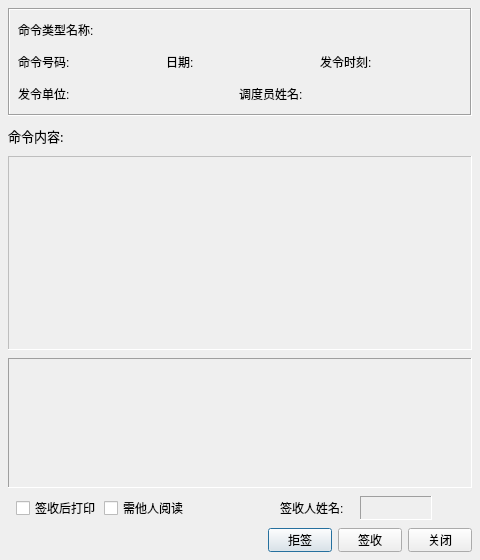
<?xml version="1.0" encoding="UTF-8"?>
<ui version="4.0">
 <class>DispatchOrderSign</class>
 <widget class="QDialog" name="DispatchOrderSign">
  <property name="geometry">
   <rect>
    <x>0</x>
    <y>0</y>
    <width>480</width>
    <height>560</height>
   </rect>
  </property>
  <property name="minimumSize">
   <size>
    <width>480</width>
    <height>560</height>
   </size>
  </property>
  <property name="maximumSize">
   <size>
    <width>480</width>
    <height>560</height>
   </size>
  </property>
  <property name="windowTitle">
   <string>DispatchOrderSign</string>
  </property>
  <layout class="QVBoxLayout" name="verticalLayout_2" stretch="0,0,3,2,0,0">
   <property name="spacing">
    <number>8</number>
   </property>
   <property name="leftMargin">
    <number>8</number>
   </property>
   <property name="topMargin">
    <number>8</number>
   </property>
   <property name="rightMargin">
    <number>8</number>
   </property>
   <property name="bottomMargin">
    <number>8</number>
   </property>
   <item>
    <widget class="QFrame" name="frame">
     <property name="frameShape">
      <enum>QFrame::Box</enum>
     </property>
     <property name="frameShadow">
      <enum>QFrame::Sunken</enum>
     </property>
     <layout class="QVBoxLayout" name="verticalLayout">
      <property name="spacing">
       <number>8</number>
      </property>
      <property name="leftMargin">
       <number>8</number>
      </property>
      <property name="topMargin">
       <number>8</number>
      </property>
      <property name="rightMargin">
       <number>8</number>
      </property>
      <property name="bottomMargin">
       <number>8</number>
      </property>
      <item>
       <layout class="QHBoxLayout" name="horizontalLayout">
        <item>
         <widget class="QLabel" name="label">
          <property name="minimumSize">
           <size>
            <width>80</width>
            <height>24</height>
           </size>
          </property>
          <property name="maximumSize">
           <size>
            <width>80</width>
            <height>24</height>
           </size>
          </property>
          <property name="text">
           <string>命令类型名称:</string>
          </property>
         </widget>
        </item>
        <item>
         <widget class="QLabel" name="orderTypeLabel">
          <property name="minimumSize">
           <size>
            <width>0</width>
            <height>24</height>
           </size>
          </property>
          <property name="maximumSize">
           <size>
            <width>16777215</width>
            <height>24</height>
           </size>
          </property>
          <property name="text">
           <string/>
          </property>
         </widget>
        </item>
       </layout>
      </item>
      <item>
       <layout class="QHBoxLayout" name="horizontalLayout_2">
        <item>
         <widget class="QLabel" name="label_3">
          <property name="minimumSize">
           <size>
            <width>64</width>
            <height>24</height>
           </size>
          </property>
          <property name="maximumSize">
           <size>
            <width>64</width>
            <height>24</height>
           </size>
          </property>
          <property name="text">
           <string>命令号码:</string>
          </property>
         </widget>
        </item>
        <item>
         <widget class="QLabel" name="orderNumLabel">
          <property name="minimumSize">
           <size>
            <width>72</width>
            <height>24</height>
           </size>
          </property>
          <property name="maximumSize">
           <size>
            <width>72</width>
            <height>24</height>
           </size>
          </property>
          <property name="text">
           <string/>
          </property>
         </widget>
        </item>
        <item>
         <widget class="QLabel" name="label_5">
          <property name="minimumSize">
           <size>
            <width>36</width>
            <height>24</height>
           </size>
          </property>
          <property name="maximumSize">
           <size>
            <width>36</width>
            <height>24</height>
           </size>
          </property>
          <property name="text">
           <string>日期:</string>
          </property>
         </widget>
        </item>
        <item>
         <widget class="QLabel" name="orderDateLabel">
          <property name="minimumSize">
           <size>
            <width>0</width>
            <height>24</height>
           </size>
          </property>
          <property name="maximumSize">
           <size>
            <width>16777215</width>
            <height>24</height>
           </size>
          </property>
          <property name="text">
           <string/>
          </property>
         </widget>
        </item>
        <item>
         <widget class="QLabel" name="label_7">
          <property name="minimumSize">
           <size>
            <width>64</width>
            <height>24</height>
           </size>
          </property>
          <property name="maximumSize">
           <size>
            <width>64</width>
            <height>24</height>
           </size>
          </property>
          <property name="text">
           <string>发令时刻:</string>
          </property>
         </widget>
        </item>
        <item>
         <widget class="QLabel" name="orderTimeLabel">
          <property name="minimumSize">
           <size>
            <width>72</width>
            <height>24</height>
           </size>
          </property>
          <property name="maximumSize">
           <size>
            <width>72</width>
            <height>24</height>
           </size>
          </property>
          <property name="text">
           <string/>
          </property>
         </widget>
        </item>
       </layout>
      </item>
      <item>
       <layout class="QHBoxLayout" name="horizontalLayout_3">
        <item>
         <widget class="QLabel" name="label_9">
          <property name="minimumSize">
           <size>
            <width>64</width>
            <height>24</height>
           </size>
          </property>
          <property name="maximumSize">
           <size>
            <width>64</width>
            <height>24</height>
           </size>
          </property>
          <property name="text">
           <string>发令单位:</string>
          </property>
         </widget>
        </item>
        <item>
         <widget class="QLabel" name="sendAgencyLabel">
          <property name="minimumSize">
           <size>
            <width>0</width>
            <height>24</height>
           </size>
          </property>
          <property name="maximumSize">
           <size>
            <width>16777215</width>
            <height>24</height>
           </size>
          </property>
          <property name="text">
           <string/>
          </property>
         </widget>
        </item>
        <item>
         <widget class="QLabel" name="label_11">
          <property name="minimumSize">
           <size>
            <width>72</width>
            <height>24</height>
           </size>
          </property>
          <property name="maximumSize">
           <size>
            <width>72</width>
            <height>24</height>
           </size>
          </property>
          <property name="text">
           <string>调度员姓名:</string>
          </property>
         </widget>
        </item>
        <item>
         <widget class="QLabel" name="sendNameLabel">
          <property name="minimumSize">
           <size>
            <width>0</width>
            <height>24</height>
           </size>
          </property>
          <property name="maximumSize">
           <size>
            <width>16777215</width>
            <height>24</height>
           </size>
          </property>
          <property name="text">
           <string/>
          </property>
         </widget>
        </item>
       </layout>
      </item>
     </layout>
    </widget>
   </item>
   <item>
    <widget class="QLabel" name="label_13">
     <property name="minimumSize">
      <size>
       <width>0</width>
       <height>24</height>
      </size>
     </property>
     <property name="maximumSize">
      <size>
       <width>16777215</width>
       <height>24</height>
      </size>
     </property>
     <property name="font">
      <font>
       <family>Agency FB</family>
       <pointsize>10</pointsize>
      </font>
     </property>
     <property name="text">
      <string>命令内容:</string>
     </property>
    </widget>
   </item>
   <item>
    <widget class="QTextEdit" name="contentEdit">
     <property name="enabled">
      <bool>false</bool>
     </property>
     <property name="styleSheet">
      <string notr="true"/>
     </property>
     <property name="frameShape">
      <enum>QFrame::Panel</enum>
     </property>
    </widget>
   </item>
   <item>
    <widget class="QFrame" name="tableFrame">
     <property name="frameShape">
      <enum>QFrame::Panel</enum>
     </property>
     <property name="frameShadow">
      <enum>QFrame::Sunken</enum>
     </property>
     <layout class="QVBoxLayout" name="verticalLayout_3">
      <property name="spacing">
       <number>0</number>
      </property>
      <property name="leftMargin">
       <number>0</number>
      </property>
      <property name="topMargin">
       <number>0</number>
      </property>
      <property name="rightMargin">
       <number>0</number>
      </property>
      <property name="bottomMargin">
       <number>0</number>
      </property>
     </layout>
    </widget>
   </item>
   <item>
    <layout class="QHBoxLayout" name="horizontalLayout_4">
     <property name="spacing">
      <number>8</number>
     </property>
     <property name="leftMargin">
      <number>8</number>
     </property>
     <property name="rightMargin">
      <number>8</number>
     </property>
     <item>
      <widget class="QCheckBox" name="checkBox_2">
       <property name="minimumSize">
        <size>
         <width>80</width>
         <height>24</height>
        </size>
       </property>
       <property name="maximumSize">
        <size>
         <width>80</width>
         <height>24</height>
        </size>
       </property>
       <property name="text">
        <string>签收后打印</string>
       </property>
      </widget>
     </item>
     <item>
      <widget class="QCheckBox" name="checkBox">
       <property name="minimumSize">
        <size>
         <width>80</width>
         <height>24</height>
        </size>
       </property>
       <property name="maximumSize">
        <size>
         <width>80</width>
         <height>24</height>
        </size>
       </property>
       <property name="text">
        <string>需他人阅读</string>
       </property>
      </widget>
     </item>
     <item>
      <spacer name="horizontalSpacer">
       <property name="orientation">
        <enum>Qt::Horizontal</enum>
       </property>
       <property name="sizeHint" stdset="0">
        <size>
         <width>40</width>
         <height>20</height>
        </size>
       </property>
      </spacer>
     </item>
     <item>
      <widget class="QLabel" name="label_14">
       <property name="minimumSize">
        <size>
         <width>72</width>
         <height>24</height>
        </size>
       </property>
       <property name="maximumSize">
        <size>
         <width>72</width>
         <height>24</height>
        </size>
       </property>
       <property name="text">
        <string>签收人姓名:</string>
       </property>
      </widget>
     </item>
     <item>
      <widget class="QLabel" name="label_15">
       <property name="minimumSize">
        <size>
         <width>72</width>
         <height>24</height>
        </size>
       </property>
       <property name="maximumSize">
        <size>
         <width>72</width>
         <height>24</height>
        </size>
       </property>
       <property name="frameShape">
        <enum>QFrame::Panel</enum>
       </property>
       <property name="frameShadow">
        <enum>QFrame::Sunken</enum>
       </property>
       <property name="text">
        <string/>
       </property>
      </widget>
     </item>
     <item>
      <spacer name="horizontalSpacer_2">
       <property name="orientation">
        <enum>Qt::Horizontal</enum>
       </property>
       <property name="sizeType">
        <enum>QSizePolicy::Fixed</enum>
       </property>
       <property name="sizeHint" stdset="0">
        <size>
         <width>32</width>
         <height>20</height>
        </size>
       </property>
      </spacer>
     </item>
    </layout>
   </item>
   <item>
    <layout class="QHBoxLayout" name="horizontalLayout_5">
     <item>
      <spacer name="horizontalSpacer_3">
       <property name="orientation">
        <enum>Qt::Horizontal</enum>
       </property>
       <property name="sizeHint" stdset="0">
        <size>
         <width>40</width>
         <height>20</height>
        </size>
       </property>
      </spacer>
     </item>
     <item>
      <widget class="QPushButton" name="refuseSignBtn">
       <property name="minimumSize">
        <size>
         <width>64</width>
         <height>24</height>
        </size>
       </property>
       <property name="maximumSize">
        <size>
         <width>64</width>
         <height>24</height>
        </size>
       </property>
       <property name="text">
        <string>拒签</string>
       </property>
      </widget>
     </item>
     <item>
      <widget class="QPushButton" name="signBtn">
       <property name="minimumSize">
        <size>
         <width>64</width>
         <height>24</height>
        </size>
       </property>
       <property name="maximumSize">
        <size>
         <width>64</width>
         <height>24</height>
        </size>
       </property>
       <property name="text">
        <string>签收</string>
       </property>
      </widget>
     </item>
     <item>
      <widget class="QPushButton" name="closeBtn">
       <property name="minimumSize">
        <size>
         <width>64</width>
         <height>24</height>
        </size>
       </property>
       <property name="maximumSize">
        <size>
         <width>64</width>
         <height>24</height>
        </size>
       </property>
       <property name="text">
        <string>关闭</string>
       </property>
      </widget>
     </item>
    </layout>
   </item>
  </layout>
 </widget>
 <layoutdefault spacing="6" margin="11"/>
 <resources/>
 <connections/>
</ui>
